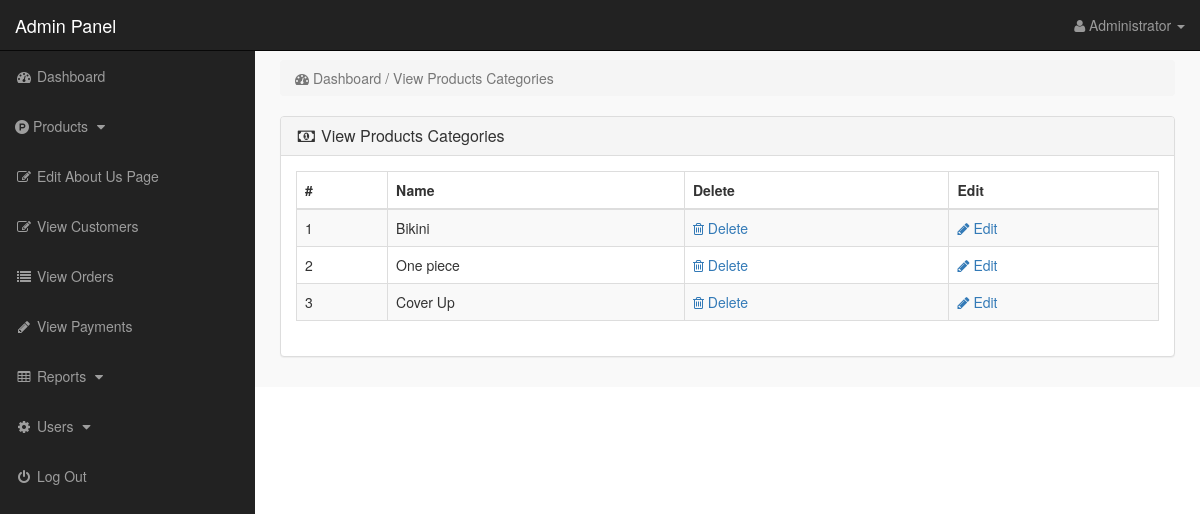
Screenshot of /admin_area/index.php?view_p_cats (signed in) with the database file from the repository.
### tables this page shows
CREATE TABLE `product_categories` (
  `p_cat_id` int(10) NOT NULL,
  `p_cat_title` text DEFAULT NULL,
  `p_cat_top` text DEFAULT NULL,
  `p_cat_image` text DEFAULT NULL
);

### admin_area/view_p_cats.php (the view)
<?php
if(!isset($_SESSION['admin_email'])){
echo "<script>window.open('login.php','_self')</script>";
}
else {
?>
<div class="row">
<div class="col-lg-12">
<ol class="breadcrumb">
<li class="active">
<i class="fa fa-dashboard"></i> Dashboard / View Products Categories
</li>
</ol>
</div>
</div>
<div class="row">
<div class="col-lg-12">
<div class="panel panel-default">
<div class="panel-heading">
<h3 class="panel-title">
<i class="fa fa-money fa-fw"> </i> View Products Categories
</h3>
</div>
<div class="panel-body">
<div class="table-responsive">
<table class="table table-bordered table-hover table-striped">
<thead>
<tr>
<th>#</th>
<th>Name</th>
<th>Delete</th>
<th>Edit</th>
</tr>
</thead>
<tbody>
<?php
$i=0;
$get_p_cats = "select * from product_categories";
$run_p_cats = mysqli_query($con,$get_p_cats);
while($row_p_cats = mysqli_fetch_array($run_p_cats)){
$p_cat_id = $row_p_cats['p_cat_id'];
$p_cat_title = $row_p_cats['p_cat_title'];
$i++;
?>
<tr>
<td> <?php echo $i; ?> </td>
<td> <?php echo $p_cat_title; ?> </td>
<td>
<a href="index.php?delete_p_cat=<?php echo $p_cat_id; ?>">
<i class="fa fa-trash-o"></i> Delete
</a>
</td>
<td>
<a href="index.php?edit_p_cat=<?php echo $p_cat_id; ?>">
<i class="fa fa-pencil"></i> Edit
</a>
</td>
</tr>
<?php } ?>
</tbody>
</table>
</div>
</div>
</div>
</div>
</div>
<?php } ?>

### admin_area/includes/sidebar.php (shortened to what this page needs)
<?php
if(!isset($_SESSION['admin_email'])){
echo "<script>window.open('login.php','_self')</script>";
}
else {
?>
<nav class="navbar navbar-inverse navbar-fixed-top" >
<div class="navbar-header" >
<a class="navbar-brand" href="index.php?dashboard" >Admin Panel</a>
</div>
<ul class="nav navbar-right top-nav" >
<li class="dropdown" >
<a href="#" class="dropdown-toggle" data-toggle="dropdown" >
<i class="fa fa-user" ></i>
<?php echo $admin_name; ?> <b class="caret" ></b>
</a>
</li>
</ul>
<div class="collapse navbar-collapse navbar-ex1-collapse">
<ul class="nav navbar-nav side-nav">
<li>
<a href="index.php?dashboard">
<i class="fa fa-fw fa-dashboard"></i> Dashboard
</a>
</li>
<li>
<a href="#" data-toggle="collapse" data-target="#products">
<i class="fa fa-product-hunt" aria-hidden="true"></i> Products
<i class="fa fa-fw fa-caret-down"></i>
</a>
</li>
<li>
<a href="index.php?edit_about_us">
<i class="fa fa-fw fa-edit"></i> Edit About Us Page
</a>
</li>
<li>
<a href="index.php?view_customers">
<i class="fa fa-fw fa-edit"></i> View Customers
</a>
</li>
<li>
<a href="index.php?view_orders">
<i class="fa fa-fw fa-list"></i> View Orders
</a>
</li>
<li>
<a href="index.php?view_payments">
<i class="fa fa-fw fa-pencil"></i> View Payments
</a>
</li>
<li>
<a href="#" data-toggle="collapse" data-target="#print">
<i class="fa fa-fw fa-table"></i> Reports
<i class="fa fa-fw fa-caret-down"></i>
</a>
</li>
<li>
<a href="#" data-toggle="collapse" data-target="#users">
<i class="fa fa-fw fa-gear"></i> Users
<i class="fa fa-fw fa-caret-down"></i>
</a>
</li>
<li>
<a href="logout.php">
<i class="fa fa-fw fa-power-off"></i> Log Out
</a>
</li>
</ul>
</div>
</nav>
<?php } ?>

### admin_area/css/style.css (style rules this page uses)
body { margin-top:100px; }
@media (min-width: 768px) { body { margin-top:50px; } }
.top-nav { padding:0 15px; }
.top-nav>li { display:inline-block; float:left; }
.top-nav>li>a { padding-top:15px; padding-bottom:15px; line-height:20px; color:#999; }
@media (min-width: 768px) { .side-nav { position:fixed; top:51px; width:255px; border-radius:0; overflow-y:auto; background-color: #222; bottom:0; overflow-x:hidden; padding-bottom:40px; } }
@media (min-width: 768px) { .side-nav>li>a { width:255px; } }
.panel-body { border-radius:5px; }

### rows the page displays
product_categories: p_cat_title "Bikini"
product_categories: p_cat_title "One piece"
product_categories: p_cat_title "Cover Up"

### other values shown
$admin_name "Administrator"
